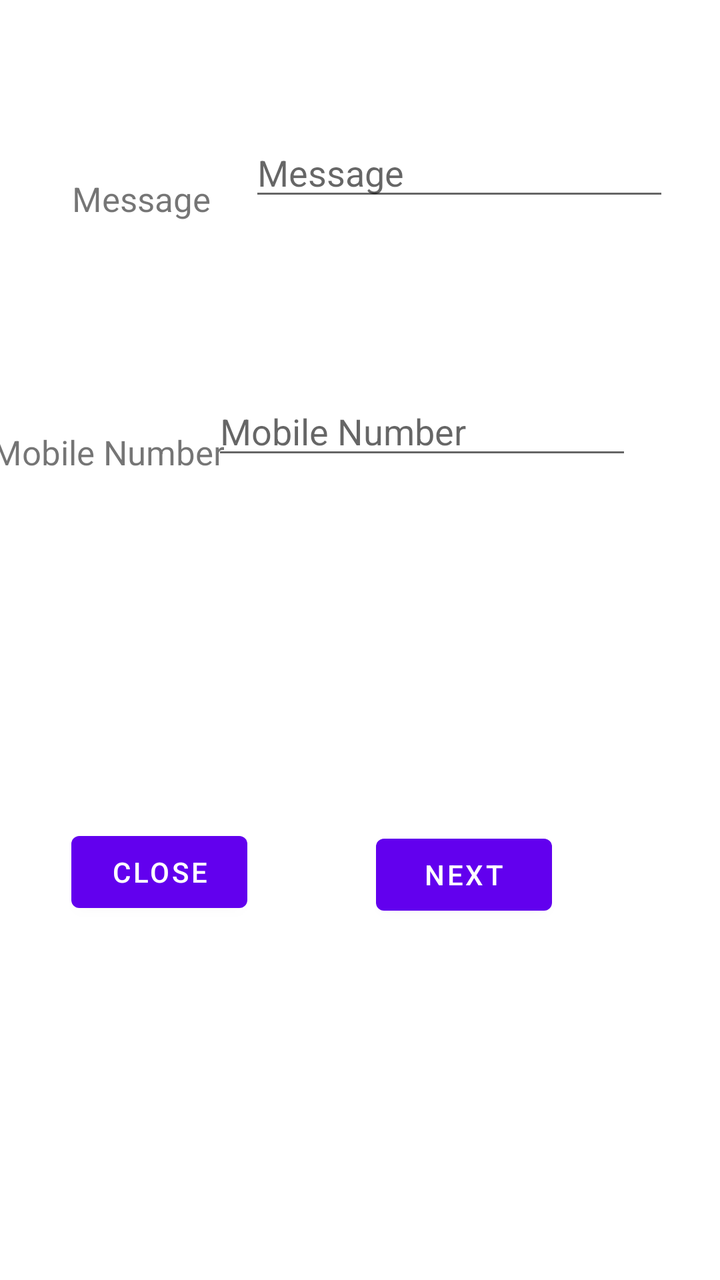
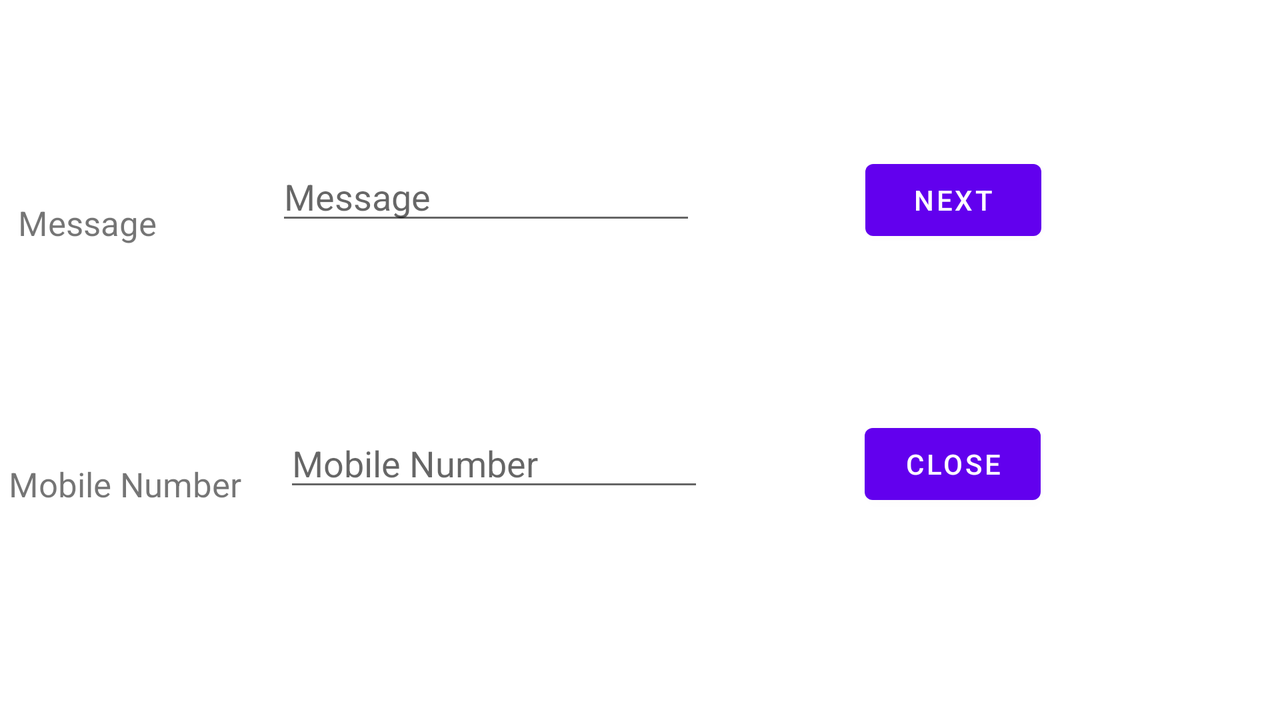

The same Android screen from two of the app's own layout files: first res/layout/ as a phone draws it, then the repository's variant for another configuration, drawn on a device whose configuration selects that folder. Both files follow.
<!-- AndroidManifest.xml: application theme Theme.DataBaseDemo -->
<!-- res/layout/activity_main.xml -->
<?xml version="1.0" encoding="utf-8"?>
<androidx.constraintlayout.widget.ConstraintLayout xmlns:android="http://schemas.android.com/apk/res/android"
    xmlns:app="http://schemas.android.com/apk/res-auto"
    xmlns:tools="http://schemas.android.com/tools"
    android:layout_width="match_parent"
    android:layout_height="match_parent"
    tools:context=".MainActivity">


    <TextView
        android:id="@+id/textView"
        android:layout_width="wrap_content"
        android:layout_height="wrap_content"
        android:layout_marginStart="36dp"
        android:layout_marginLeft="36dp"
        android:layout_marginTop="88dp"
        android:text="@string/message"
        android:textSize="17dp"
        app:layout_constraintStart_toStartOf="parent"
        app:layout_constraintTop_toTopOf="parent" />

    <TextView
        android:id="@+id/textView2"
        android:layout_width="wrap_content"
        android:layout_height="wrap_content"
        android:layout_marginTop="104dp"
        android:text="@string/mobile_number"
        android:textSize="17dp"
        app:layout_constraintEnd_toStartOf="@+id/editTextTextNumber"
        app:layout_constraintHorizontal_bias="0.451"
        app:layout_constraintStart_toStartOf="parent"
        app:layout_constraintTop_toBottomOf="@+id/textView" />

    <EditText
        android:id="@+id/editTextTextMessage"
        android:layout_width="wrap_content"
        android:layout_height="wrap_content"
        android:layout_marginTop="64dp"
        android:layout_marginEnd="16dp"
        android:layout_marginRight="16dp"
        android:ems="10"
        android:inputType="text"
        android:hint="@string/message"
        app:layout_constraintEnd_toEndOf="parent"
        app:layout_constraintHorizontal_bias="0.672"
        app:layout_constraintStart_toEndOf="@+id/textView"
        app:layout_constraintTop_toTopOf="parent" />

    <EditText
        android:id="@+id/editTextTextNumber"
        android:layout_width="wrap_content"
        android:layout_height="wrap_content"
        android:layout_marginTop="88dp"
        android:layout_marginEnd="44dp"
        android:layout_marginRight="44dp"
        android:ems="10"
        android:inputType="phone"
        android:hint="@string/mobile_number"
        app:layout_constraintEnd_toEndOf="parent"
        app:layout_constraintTop_toBottomOf="@+id/editTextTextMessage" />


    <Button
        android:id="@+id/closeButton"
        android:layout_width="wrap_content"
        android:layout_height="wrap_content"
        android:layout_marginTop="164dp"
        android:text="@string/close_button"
        app:layout_constraintBottom_toBottomOf="parent"
        app:layout_constraintEnd_toStartOf="@+id/nextButton"
        app:layout_constraintHorizontal_bias="0.357"
        app:layout_constraintStart_toStartOf="parent"
        app:layout_constraintTop_toBottomOf="@+id/textView2"
        app:layout_constraintVertical_bias="0.056" />

    <Button
        android:id="@+id/nextButton"
        android:layout_width="wrap_content"
        android:layout_height="wrap_content"
        android:layout_marginTop="168dp"
        android:layout_marginEnd="84dp"
        android:layout_marginRight="84dp"
        android:text="@string/next_button"
        app:layout_constraintBottom_toBottomOf="parent"
        app:layout_constraintEnd_toEndOf="parent"
        app:layout_constraintTop_toBottomOf="@+id/editTextTextNumber"
        app:layout_constraintVertical_bias="0.056" />


</androidx.constraintlayout.widget.ConstraintLayout>
<!-- resources referenced by this layout -->
<resources>
  <string name="close_button">Close</string>
  <string name="message">Message</string>
  <string name="mobile_number">Mobile Number</string>
  <string name="next_button">Next</string>
  <style name="Theme.DataBaseDemo" parent="Theme.MaterialComponents.DayNight.DarkActionBar">
          
          <item name="colorPrimary">@color/purple_500</item>
          <item name="colorPrimaryVariant">@color/purple_700</item>
          <item name="colorOnPrimary">@color/white</item>
          
          <item name="colorSecondary">@color/teal_200</item>
          <item name="colorSecondaryVariant">@color/teal_700</item>
          <item name="colorOnSecondary">@color/black</item>
          
          <item name="android:statusBarColor" tools:targetApi="l">?attr/colorPrimaryVariant</item>
          
      </style>
</resources>
<!-- res/layout-land/activity_main.xml (the repository's variant of the layout above) -->
<!-- drawn on the phone turned sideways -->
<?xml version="1.0" encoding="utf-8"?>
<androidx.constraintlayout.widget.ConstraintLayout xmlns:android="http://schemas.android.com/apk/res/android"
    xmlns:app="http://schemas.android.com/apk/res-auto"
    xmlns:tools="http://schemas.android.com/tools"
    android:layout_width="match_parent"
    android:layout_height="match_parent"
    tools:context=".MainActivity"
    tools:ignore="MissingDefaultResource">


    <TextView
        android:id="@+id/textView"
        android:layout_width="106dp"
        android:layout_height="0dp"
        android:layout_marginTop="100dp"
        android:text="@string/message"
        android:textSize="17dp"
        app:layout_constraintEnd_toStartOf="@+id/editTextTextMessage"
        app:layout_constraintHorizontal_bias="0.282"
        app:layout_constraintStart_toStartOf="parent"
        app:layout_constraintTop_toTopOf="parent" />

    <TextView
        android:id="@+id/textView2"
        android:layout_width="118dp"
        android:layout_height="wrap_content"
        android:layout_marginTop="108dp"
        android:text="@string/mobile_number"
        android:textSize="17dp"
        app:layout_constraintBottom_toBottomOf="parent"
        app:layout_constraintEnd_toStartOf="@+id/editTextTextNumber"
        app:layout_constraintHorizontal_bias="0.174"
        app:layout_constraintStart_toStartOf="parent"
        app:layout_constraintTop_toBottomOf="@+id/textView"
        app:layout_constraintVertical_bias="0.0" />

    <EditText
        android:id="@+id/editTextTextMessage"
        android:layout_width="wrap_content"
        android:layout_height="wrap_content"
        android:layout_marginTop="76dp"
        android:layout_marginEnd="292dp"
        android:layout_marginRight="292dp"
        android:ems="10"
        android:hint="@string/message"
        android:inputType="text"
        app:layout_constraintEnd_toEndOf="parent"
        app:layout_constraintTop_toTopOf="parent" />

    <EditText
        android:id="@+id/editTextTextNumber"
        android:layout_width="wrap_content"
        android:layout_height="wrap_content"
        android:layout_marginTop="92dp"
        android:layout_marginEnd="288dp"
        android:layout_marginRight="288dp"
        android:ems="10"
        android:hint="@string/mobile_number"
        android:inputType="phone"
        app:layout_constraintBottom_toBottomOf="parent"
        app:layout_constraintEnd_toEndOf="parent"
        app:layout_constraintTop_toBottomOf="@+id/editTextTextMessage"
        app:layout_constraintVertical_bias="0.0" />

    <Button
        android:id="@+id/closeButton"
        android:layout_width="wrap_content"
        android:layout_height="wrap_content"
        android:layout_marginTop="84dp"
        android:text="@string/close_button"
        app:layout_constraintEnd_toEndOf="parent"
        app:layout_constraintHorizontal_bias="0.402"
        app:layout_constraintStart_toEndOf="@+id/editTextTextNumber"
        app:layout_constraintTop_toBottomOf="@+id/nextButton" />

    <Button
        android:id="@+id/nextButton"
        android:layout_width="wrap_content"
        android:layout_height="wrap_content"
        android:layout_marginTop="76dp"
        android:text="@string/next_button"
        app:layout_constraintEnd_toEndOf="parent"
        app:layout_constraintHorizontal_bias="0.415"
        app:layout_constraintStart_toEndOf="@+id/editTextTextMessage"
        app:layout_constraintTop_toTopOf="parent" />


</androidx.constraintlayout.widget.ConstraintLayout>
